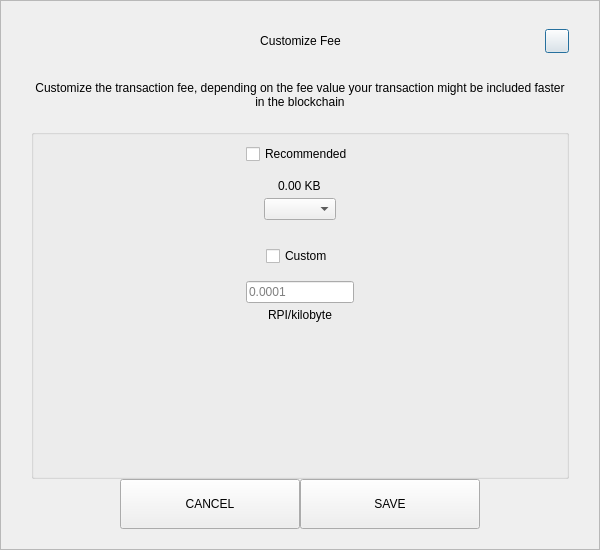
<?xml version="1.0" encoding="UTF-8"?>
<ui version="4.0">
 <class>SendCustomFeeDialog</class>
 <widget class="QDialog" name="SendCustomFeeDialog">
  <property name="geometry">
   <rect>
    <x>0</x>
    <y>0</y>
    <width>600</width>
    <height>550</height>
   </rect>
  </property>
  <property name="windowTitle">
   <string>Form</string>
  </property>
  <layout class="QVBoxLayout" name="verticalLayout_3">
   <property name="spacing">
    <number>0</number>
   </property>
   <property name="leftMargin">
    <number>0</number>
   </property>
   <property name="topMargin">
    <number>0</number>
   </property>
   <property name="rightMargin">
    <number>0</number>
   </property>
   <property name="bottomMargin">
    <number>0</number>
   </property>
   <item>
    <widget class="QFrame" name="frame">
     <property name="styleSheet">
      <string notr="true"/>
     </property>
     <property name="frameShape">
      <enum>QFrame::StyledPanel</enum>
     </property>
     <property name="frameShadow">
      <enum>QFrame::Raised</enum>
     </property>
     <layout class="QVBoxLayout" name="verticalLayout_2">
      <property name="spacing">
       <number>0</number>
      </property>
      <property name="leftMargin">
       <number>30</number>
      </property>
      <property name="topMargin">
       <number>20</number>
      </property>
      <property name="rightMargin">
       <number>30</number>
      </property>
      <property name="bottomMargin">
       <number>20</number>
      </property>
      <item>
       <layout class="QHBoxLayout" name="horizontalLayout_3">
        <property name="spacing">
         <number>0</number>
        </property>
        <item>
         <spacer name="horizontalSpacer_21">
          <property name="orientation">
           <enum>Qt::Horizontal</enum>
          </property>
          <property name="sizeHint" stdset="0">
           <size>
            <width>40</width>
            <height>20</height>
           </size>
          </property>
         </spacer>
        </item>
        <item>
         <widget class="QLabel" name="labelTitle">
          <property name="minimumSize">
           <size>
            <width>0</width>
            <height>40</height>
           </size>
          </property>
          <property name="maximumSize">
           <size>
            <width>16777215</width>
            <height>40</height>
           </size>
          </property>
          <property name="styleSheet">
           <string notr="true">padding-left:24px;</string>
          </property>
          <property name="text">
           <string>Customize Fee</string>
          </property>
          <property name="alignment">
           <set>Qt::AlignCenter</set>
          </property>
          <property name="margin">
           <number>7</number>
          </property>
         </widget>
        </item>
        <item>
         <spacer name="horizontalSpacer">
          <property name="orientation">
           <enum>Qt::Horizontal</enum>
          </property>
          <property name="sizeHint" stdset="0">
           <size>
            <width>40</width>
            <height>20</height>
           </size>
          </property>
         </spacer>
        </item>
        <item>
         <widget class="QPushButton" name="btnEsc">
          <property name="minimumSize">
           <size>
            <width>24</width>
            <height>24</height>
           </size>
          </property>
          <property name="maximumSize">
           <size>
            <width>24</width>
            <height>24</height>
           </size>
          </property>
          <property name="text">
           <string/>
          </property>
         </widget>
        </item>
       </layout>
      </item>
      <item>
       <spacer name="verticalSpacer_2">
        <property name="orientation">
         <enum>Qt::Vertical</enum>
        </property>
        <property name="sizeType">
         <enum>QSizePolicy::Fixed</enum>
        </property>
        <property name="sizeHint" stdset="0">
         <size>
          <width>20</width>
          <height>20</height>
         </size>
        </property>
       </spacer>
      </item>
      <item>
       <widget class="QLabel" name="labelMessage">
        <property name="text">
         <string>Customize the transaction fee, depending on the fee value your transaction might be included faster in the blockchain</string>
        </property>
        <property name="alignment">
         <set>Qt::AlignCenter</set>
        </property>
        <property name="wordWrap">
         <bool>true</bool>
        </property>
       </widget>
      </item>
      <item>
       <spacer name="verticalSpacer_3">
        <property name="orientation">
         <enum>Qt::Vertical</enum>
        </property>
        <property name="sizeType">
         <enum>QSizePolicy::Fixed</enum>
        </property>
        <property name="sizeHint" stdset="0">
         <size>
          <width>20</width>
          <height>20</height>
         </size>
        </property>
       </spacer>
      </item>
      <item>
       <widget class="QGroupBox" name="groupBox">
        <property name="title">
         <string/>
        </property>
        <layout class="QVBoxLayout" name="verticalLayout">
         <property name="leftMargin">
          <number>12</number>
         </property>
         <property name="rightMargin">
          <number>12</number>
         </property>
         <item>
          <layout class="QVBoxLayout" name="verticalLayout_4">
           <property name="spacing">
            <number>5</number>
           </property>
           <item alignment="Qt::AlignHCenter">
            <widget class="QCheckBox" name="checkBoxRecommended">
             <property name="text">
              <string>Recommended</string>
             </property>
            </widget>
           </item>
           <item>
            <spacer name="verticalSpacer_5">
             <property name="orientation">
              <enum>Qt::Vertical</enum>
             </property>
             <property name="sizeType">
              <enum>QSizePolicy::Fixed</enum>
             </property>
             <property name="sizeHint" stdset="0">
              <size>
               <width>20</width>
               <height>10</height>
              </size>
             </property>
            </spacer>
           </item>
           <item alignment="Qt::AlignHCenter">
            <widget class="QLabel" name="labelFee">
             <property name="text">
              <string>0.00 KB</string>
             </property>
            </widget>
           </item>
           <item alignment="Qt::AlignHCenter">
            <widget class="QComboBox" name="comboBoxRecommended"/>
           </item>
          </layout>
         </item>
         <item>
          <spacer name="verticalSpacer">
           <property name="orientation">
            <enum>Qt::Vertical</enum>
           </property>
           <property name="sizeType">
            <enum>QSizePolicy::Fixed</enum>
           </property>
           <property name="sizeHint" stdset="0">
            <size>
             <width>20</width>
             <height>20</height>
            </size>
           </property>
          </spacer>
         </item>
         <item>
          <layout class="QVBoxLayout" name="verticalLayout_5">
           <property name="spacing">
            <number>5</number>
           </property>
           <item alignment="Qt::AlignHCenter">
            <widget class="QCheckBox" name="checkBoxCustom">
             <property name="text">
              <string>Custom</string>
             </property>
            </widget>
           </item>
           <item>
            <spacer name="verticalSpacer_6">
             <property name="orientation">
              <enum>Qt::Vertical</enum>
             </property>
             <property name="sizeType">
              <enum>QSizePolicy::Fixed</enum>
             </property>
             <property name="sizeHint" stdset="0">
              <size>
               <width>20</width>
               <height>10</height>
              </size>
             </property>
            </spacer>
           </item>
           <item alignment="Qt::AlignHCenter">
            <widget class="QLineEdit" name="lineEditCustomFee">
             <property name="placeholderText">
              <string notr="true">0.0001</string>
             </property>
            </widget>
           </item>
           <item alignment="Qt::AlignHCenter">
            <widget class="QLabel" name="labelCustomFee">
             <property name="text">
              <string>RPI/kilobyte</string>
             </property>
            </widget>
           </item>
          </layout>
         </item>
         <item>
          <spacer name="verticalSpacer_4">
           <property name="orientation">
            <enum>Qt::Vertical</enum>
           </property>
           <property name="sizeHint" stdset="0">
            <size>
             <width>20</width>
             <height>40</height>
            </size>
           </property>
          </spacer>
         </item>
        </layout>
       </widget>
      </item>
      <item>
       <layout class="QHBoxLayout" name="horizontalLayout" stretch="1,2,2,1">
        <item>
         <spacer name="horizontalSpacer1">
          <property name="orientation">
           <enum>Qt::Horizontal</enum>
          </property>
          <property name="sizeHint" stdset="0">
           <size>
            <width>40</width>
            <height>20</height>
           </size>
          </property>
         </spacer>
        </item>
        <item>
         <widget class="QPushButton" name="btnCancel">
          <property name="minimumSize">
           <size>
            <width>180</width>
            <height>50</height>
           </size>
          </property>
          <property name="focusPolicy">
           <enum>Qt::NoFocus</enum>
          </property>
          <property name="text">
           <string>CANCEL</string>
          </property>
         </widget>
        </item>
        <item>
         <widget class="QPushButton" name="btnSave">
          <property name="minimumSize">
           <size>
            <width>180</width>
            <height>50</height>
           </size>
          </property>
          <property name="focusPolicy">
           <enum>Qt::NoFocus</enum>
          </property>
          <property name="text">
           <string>SAVE</string>
          </property>
         </widget>
        </item>
        <item>
         <spacer name="horizontalSpacer_2">
          <property name="orientation">
           <enum>Qt::Horizontal</enum>
          </property>
          <property name="sizeHint" stdset="0">
           <size>
            <width>40</width>
            <height>20</height>
           </size>
          </property>
         </spacer>
        </item>
       </layout>
      </item>
     </layout>
    </widget>
   </item>
  </layout>
 </widget>
 <resources/>
 <connections/>
</ui>
